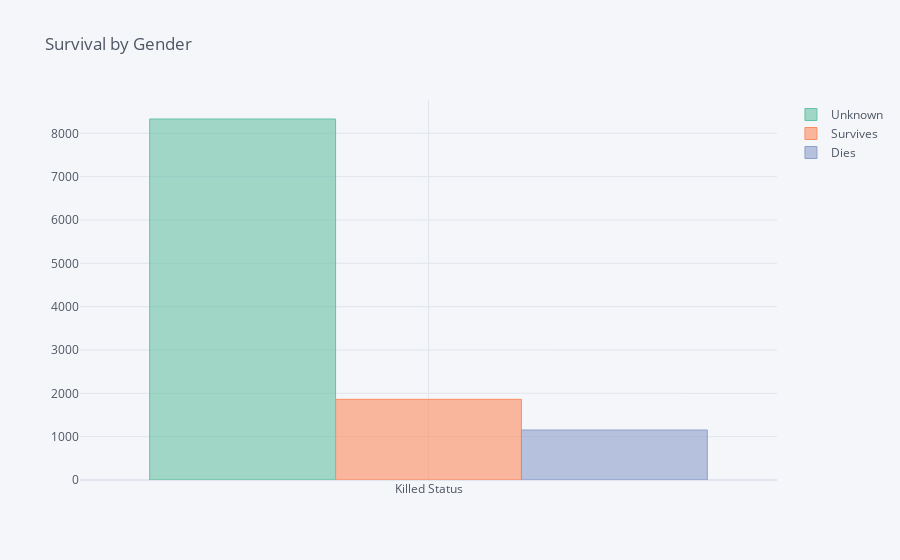

The cell this chart's notebook holds for it:
### Code cell


### Figure 1 — Plotly figure (JSON) as saved in the notebook; plotly's stock layout.template omitted (floating-point values rounded to 4 significant figures)
{"data": [{"marker": {"color": "rgba(102, 194, 165, 0.6)", "line": {"color": "rgba(102, 194, 165, 1.0)", "width": 1}}, "name": "Unknown", "orientation": "v", "text": "", "type": "bar", "x": ["Killed Status"], "y": [8330]}, {"marker": {"color": "rgba(252, 141, 98, 0.6)", "line": {"color": "rgba(252, 141, 98, 1.0)", "width": 1}}, "name": "Survives", "orientation": "v", "text": "", "type": "bar", "x": ["Killed Status"], "y": [1861]}, {"marker": {"color": "rgba(141, 160, 203, 0.6)", "line": {"color": "rgba(141, 160, 203, 1.0)", "width": 1}}, "name": "Dies", "orientation": "v", "text": "", "type": "bar", "x": ["Killed Status"], "y": [1153]}], "layout": {"autosize": true, "legend": {"bgcolor": "#F5F6F9", "font": {"color": "#4D5663"}}, "paper_bgcolor": "#F5F6F9", "plot_bgcolor": "#F5F6F9", "title": {"font": {"color": "#4D5663"}, "text": "Survival by Gender"}, "xaxis": {"autorange": true, "gridcolor": "#E1E5ED", "range": [-0.5, 0.5], "showgrid": true, "tickfont": {"color": "#4D5663"}, "title": {"font": {"color": "#4D5663"}, "text": ""}, "type": "category", "zerolinecolor": "#E1E5ED"}, "yaxis": {"autorange": true, "gridcolor": "#E1E5ED", "range": [0, 8768.0], "showgrid": true, "tickfont": {"color": "#4D5663"}, "title": {"font": {"color": "#4D5663"}, "text": ""}, "type": "linear", "zerolinecolor": "#E1E5ED"}}}
